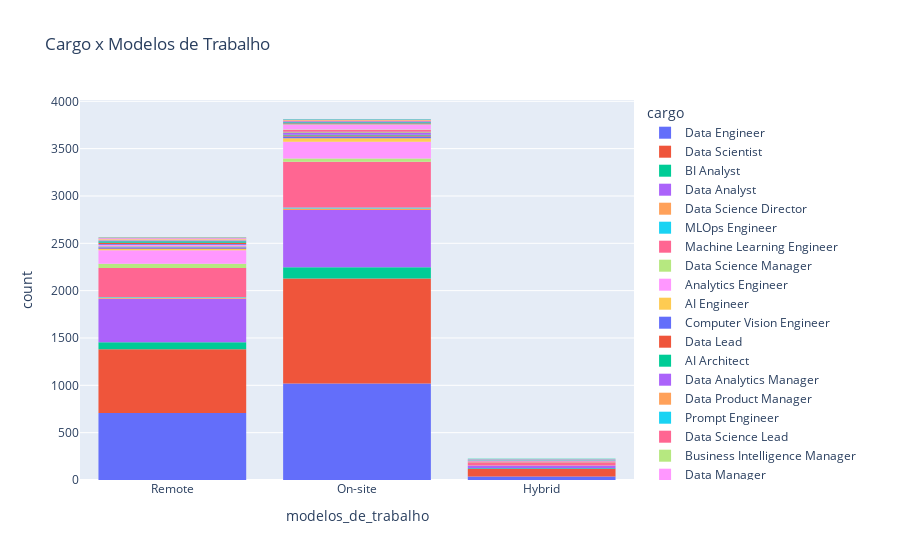

Notebook cell for this chart:
### Code cell
fig = px.histogram(df_ds_salaries, x='modelos_de_trabalho', color='cargo', title="Cargo x Modelos de Trabalho")

fig.show()

### Figure 1 — Plotly figure (JSON) as saved in the notebook; plotly's stock layout.template omitted (floating-point values rounded to 4 significant figures; data arrays with more than 128 entries replaced by an {"elided": "..."} marker saying what was removed)
{"data": [{"alignmentgroup": "True", "bingroup": "x", "hovertemplate": "cargo=Data Engineer<br>modelos_de_trabalho=%{x}<br>count=%{y}<extra></extra>", "legendgroup": "Data Engineer", "marker": {"color": "#636efa", "pattern": {"shape": ""}}, "name": "Data Engineer", "offsetgroup": "Data Engineer", "orientation": "v", "showlegend": true, "type": "histogram", "x": {"elided": "1763 str values"}, "xaxis": "x", "yaxis": "y"}, {"alignmentgroup": "True", "bingroup": "x", "hovertemplate": "cargo=Data Scientist<br>modelos_de_trabalho=%{x}<br>count=%{y}<extra></extra>", "legendgroup": "Data Scientist", "marker": {"color": "#EF553B", "pattern": {"shape": ""}}, "name": "Data Scientist", "offsetgroup": "Data Scientist", "orientation": "v", "showlegend": true, "type": "histogram", "x": {"elided": "1863 str values"}, "xaxis": "x", "yaxis": "y"}, {"alignmentgroup": "True", "bingroup": "x", "hovertemplate": "cargo=BI Analyst<br>modelos_de_trabalho=%{x}<br>count=%{y}<extra></extra>", "legendgroup": "BI Analyst", "marker": {"color": "#00cc96", "pattern": {"shape": ""}}, "name": "BI Analyst", "offsetgroup": "BI Analyst", "orientation": "v", "showlegend": true, "type": "histogram", "x": {"elided": "200 str values"}, "xaxis": "x", "yaxis": "y"}, {"alignmentgroup": "True", "bingroup": "x", "hovertemplate": "cargo=Data Analyst<br>modelos_de_trabalho=%{x}<br>count=%{y}<extra></extra>", "legendgroup": "Data Analyst", "marker": {"color": "#ab63fa", "pattern": {"shape": ""}}, "name": "Data Analyst", "offsetgroup": "Data Analyst", "orientation": "v", "showlegend": true, "type": "histogram", "x": {"elided": "1091 str values"}, "xaxis": "x", "yaxis": "y"}, {"alignmentgroup": "True", "bingroup": "x", "hovertemplate": "cargo=Data Science Director<br>modelos_de_trabalho=%{x}<br>count=%{y}<extra></extra>", "legendgroup": "Data Science Director", "marker": {"color": "#FFA15A", "pattern": {"shape": ""}}, "name": "Data Science Director", "offsetgroup": "Data Science Director", "orientation": "v", "showlegend": true, "type": "histogram", "x": ["On-site", "On-site", "Hybrid", "On-site", "On-site", "On-site", "On-site", "On-site", "On-site", "On-site", "On-site", "Remote", "Remote", "Remote", "Remote", "Remote", "Remote", "On-site", "On-site", "Remote", "Remote", "Remote", "Remote", "On-site", "On-site", "Hybrid", "Hybrid", "Hybrid", "On-site", "Remote", "On-site", "Hybrid", "On-site", "Remote", "Remote"], "xaxis": "x", "yaxis": "y"}, {"alignmentgroup": "True", "bingroup": "x", "hovertemplate": "cargo=MLOps Engineer<br>modelos_de_trabalho=%{x}<br>count=%{y}<extra></extra>", "legendgroup": "MLOps Engineer", "marker": {"color": "#19d3f3", "pattern": {"shape": ""}}, "name": "MLOps Engineer", "offsetgroup": "MLOps Engineer", "orientation": "v", "showlegend": true, "type": "histogram", "x": ["On-site", "On-site", "On-site", "On-site", "On-site", "On-site", "On-site", "On-site", "On-site", "On-site", "Remote", "Remote", "Remote", "Remote", "Remote"], "xaxis": "x", "yaxis": "y"}, {"alignmentgroup": "True", "bingroup": "x", "hovertemplate": "cargo=Machine Learning Engineer<br>modelos_de_trabalho=%{x}<br>count=%{y}<extra></extra>", "legendgroup": "Machine Learning Engineer", "marker": {"color": "#FF6692", "pattern": {"shape": ""}}, "name": "Machine Learning Engineer", "offsetgroup": "Machine Learning Engineer", "orientation": "v", "showlegend": true, "type": "histogram", "x": {"elided": "820 str values"}, "xaxis": "x", "yaxis": "y"}, {"alignmentgroup": "True", "bingroup": "x", "hovertemplate": "cargo=Data Science Manager<br>modelos_de_trabalho=%{x}<br>count=%{y}<extra></extra>", "legendgroup": "Data Science Manager", "marker": {"color": "#B6E880", "pattern": {"shape": ""}}, "name": "Data Science Manager", "offsetgroup": "Data Science Manager", "orientation": "v", "showlegend": true, "type": "histogram", "x": ["Remote", "Remote", "Remote", "Remote", "Remote", "Remote", "Remote", "Remote", "On-site", "On-site", "On-site", "On-site", "On-site", "On-site", "Remote", "Remote", "Remote", "Remote", "On-site", "On-site", "Remote", "Remote", "Remote", "Remote", "Remote", "Remote", "On-site", "On-site", "On-site", "On-site", "On-site", "On-site", "Remote", "Remote", "On-site", "On-site", "On-site", "On-site", "On-site", "On-site", "Remote", "Remote", "On-site", "On-site", "Remote", "Remote", "Hybrid", "Remote", "Hybrid", "Remote", "On-site", "On-site", "On-site", "On-site", "On-site", "On-site", "Remote", "Remote", "On-site", "On-site", "Remote", "Remote", "Remote", "Remote", "Remote", "Remote", "On-site", "On-site", "On-site", "On-site", "Remote", "Remote", "Remote", "Remote", "Remote", "Remote", "Remote", "On-site", "Remote", "On-site", "Remote", "Hybrid", "Remote", "Hybrid", "Remote", "Remote"], "xaxis": "x", "yaxis": "y"}, {"alignmentgroup": "True", "bingroup": "x", "hovertemplate": "cargo=Analytics Engineer<br>modelos_de_trabalho=%{x}<br>count=%{y}<extra></extra>", "legendgroup": "Analytics Engineer", "marker": {"color": "#FF97FF", "pattern": {"shape": ""}}, "name": "Analytics Engineer", "offsetgroup": "Analytics Engineer", "orientation": "v", "showlegend": true, "type": "histogram", "x": {"elided": "320 str values"}, "xaxis": "x", "yaxis": "y"}, {"alignmentgroup": "True", "bingroup": "x", "hovertemplate": "cargo=AI Engineer<br>modelos_de_trabalho=%{x}<br>count=%{y}<extra></extra>", "legendgroup": "AI Engineer", "marker": {"color": "#FECB52", "pattern": {"shape": ""}}, "name": "AI Engineer", "offsetgroup": "AI Engineer", "orientation": "v", "showlegend": true, "type": "histogram", "x": ["On-site", "On-site", "Remote", "Remote", "On-site", "On-site", "On-site", "On-site", "On-site", "On-site", "On-site", "On-site", "On-site", "On-site", "On-site", "On-site", "On-site", "On-site", "On-site", "On-site", "On-site", "On-site", "On-site", "On-site", "On-site", "On-site", "On-site", "On-site", "On-site", "On-site", "Remote", "Remote", "Remote", "On-site", "On-site", "On-site", "On-site", "Remote", "Remote", "On-site", "Remote", "Hybrid", "On-site", "On-site", "Remote", "Remote", "Remote", "Remote"], "xaxis": "x", "yaxis": "y"}, {"alignmentgroup": "True", "bingroup": "x", "hovertemplate": "cargo=Computer Vision Engineer<br>modelos_de_trabalho=%{x}<br>count=%{y}<extra></extra>", "legendgroup": "Computer Vision Engineer", "marker": {"color": "#636efa", "pattern": {"shape": ""}}, "name": "Computer Vision Engineer", "offsetgroup": "Computer Vision Engineer", "orientation": "v", "showlegend": true, "type": "histogram", "x": ["On-site", "On-site", "On-site", "On-site", "On-site", "On-site", "Remote", "On-site", "On-site", "On-site", "On-site", "On-site", "On-site", "On-site", "Remote", "On-site", "On-site", "Remote", "Remote", "On-site", "On-site", "On-site", "Remote", "Remote", "Hybrid", "Remote", "On-site", "Remote"], "xaxis": "x", "yaxis": "y"}, {"alignmentgroup": "True", "bingroup": "x", "hovertemplate": "cargo=Data Lead<br>modelos_de_trabalho=%{x}<br>count=%{y}<extra></extra>", "legendgroup": "Data Lead", "marker": {"color": "#EF553B", "pattern": {"shape": ""}}, "name": "Data Lead", "offsetgroup": "Data Lead", "orientation": "v", "showlegend": true, "type": "histogram", "x": ["On-site", "On-site", "On-site", "On-site", "On-site", "On-site", "Remote", "Remote", "On-site", "On-site", "On-site", "On-site", "On-site", "On-site", "Remote", "Remote"], "xaxis": "x", "yaxis": "y"}, {"alignmentgroup": "True", "bingroup": "x", "hovertemplate": "cargo=AI Architect<br>modelos_de_trabalho=%{x}<br>count=%{y}<extra></extra>", "legendgroup": "AI Architect", "marker": {"color": "#00cc96", "pattern": {"shape": ""}}, "name": "AI Architect", "offsetgroup": "AI Architect", "orientation": "v", "showlegend": true, "type": "histogram", "x": ["On-site", "On-site", "On-site", "On-site", "Remote", "Remote", "On-site", "On-site", "Remote", "Remote"], "xaxis": "x", "yaxis": "y"}, {"alignmentgroup": "True", "bingroup": "x", "hovertemplate": "cargo=Data Analytics Manager<br>modelos_de_trabalho=%{x}<br>count=%{y}<extra></extra>", "legendgroup": "Data Analytics Manager", "marker": {"color": "#ab63fa", "pattern": {"shape": ""}}, "name": "Data Analytics Manager", "offsetgroup": "Data Analytics Manager", "orientation": "v", "showlegend": true, "type": "histogram", "x": ["On-site", "On-site", "On-site", "On-site", "On-site", "On-site", "On-site", "On-site", "On-site", "On-site", "Remote", "Remote", "On-site", "On-site", "Remote", "Remote", "On-site", "On-site", "On-site", "On-site", "Hybrid", "On-site", "On-site", "Remote", "Remote", "Remote", "Remote", "On-site", "Remote", "On-site", "Remote"], "xaxis": "x", "yaxis": "y"}, {"alignmentgroup": "True", "bingroup": "x", "hovertemplate": "cargo=Data Product Manager<br>modelos_de_trabalho=%{x}<br>count=%{y}<extra></extra>", "legendgroup": "Data Product Manager", "marker": {"color": "#FFA15A", "pattern": {"shape": ""}}, "name": "Data Product Manager", "offsetgroup": "Data Product Manager", "orientation": "v", "showlegend": true, "type": "histogram", "x": ["On-site", "On-site", "Remote", "Remote", "On-site", "On-site", "Remote", "Remote", "On-site", "On-site", "On-site", "On-site"], "xaxis": "x", "yaxis": "y"}, {"alignmentgroup": "True", "bingroup": "x", "hovertemplate": "cargo=Prompt Engineer<br>modelos_de_trabalho=%{x}<br>count=%{y}<extra></extra>", "legendgroup": "Prompt Engineer", "marker": {"color": "#19d3f3", "pattern": {"shape": ""}}, "name": "Prompt Engineer", "offsetgroup": "Prompt Engineer", "orientation": "v", "showlegend": true, "type": "histogram", "x": ["On-site", "On-site", "On-site", "On-site"], "xaxis": "x", "yaxis": "y"}, {"alignmentgroup": "True", "bingroup": "x", "hovertemplate": "cargo=Data Science Lead<br>modelos_de_trabalho=%{x}<br>count=%{y}<extra></extra>", "legendgroup": "Data Science Lead", "marker": {"color": "#FF6692", "pattern": {"shape": ""}}, "name": "Data Science Lead", "offsetgroup": "Data Science Lead", "orientation": "v", "showlegend": true, "type": "histogram", "x": ["On-site", "On-site", "On-site", "On-site", "On-site", "On-site", "On-site", "On-site", "On-site", "On-site", "On-site", "On-site", "On-site", "On-site", "On-site", "On-site", "On-site", "On-site", "On-site", "On-site", "Hybrid", "Remote"], "xaxis": "x", "yaxis": "y"}, {"alignmentgroup": "True", "bingroup": "x", "hovertemplate": "cargo=Business Intelligence Manager<br>modelos_de_trabalho=%{x}<br>count=%{y}<extra></extra>", "legendgroup": "Business Intelligence Manager", "marker": {"color": "#B6E880", "pattern": {"shape": ""}}, "name": "Business Intelligence Manager", "offsetgroup": "Business Intelligence Manager", "orientation": "v", "showlegend": true, "type": "histogram", "x": ["On-site", "On-site", "On-site", "On-site", "Remote", "Remote"], "xaxis": "x", "yaxis": "y"}, {"alignmentgroup": "True", "bingroup": "x", "hovertemplate": "cargo=Data Manager<br>modelos_de_trabalho=%{x}<br>count=%{y}<extra></extra>", "legendgroup": "Data Manager", "marker": {"color": "#FF97FF", "pattern": {"shape": ""}}, "name": "Data Manager", "offsetgroup": "Data Manager", "orientation": "v", "showlegend": true, "type": "histogram", "x": ["On-site", "On-site", "On-site", "On-site", "Remote", "Remote", "On-site", "On-site", "On-site", "On-site", "Remote", "Remote", "On-site", "On-site", "On-site", "On-site", "On-site", "On-site", "On-site", "On-site", "On-site", "On-site", "On-site", "On-site", "On-site", "On-site", "On-site", "On-site", "On-site", "On-site", "On-site", "On-site", "Remote", "Remote", "On-site", "On-site", "On-site", "On-site", "On-site", "On-site", "Remote", "Remote", "On-site", "On-site", "On-site", "On-site", "On-site", "On-site", "On-site", "On-site", "On-site", "Remote", "On-site", "On-site", "On-site", "On-site", "On-site", "On-site", "Remote", "Remote", "On-site", "On-site", "Hybrid"], "xaxis": "x", "yaxis": "y"}, {"alignmentgroup": "True", "bingroup": "x", "hovertemplate": "cargo=Data Analytics Lead<br>modelos_de_trabalho=%{x}<br>count=%{y}<extra></extra>", "legendgroup": "Data Analytics Lead", "marker": {"color": "#FECB52", "pattern": {"shape": ""}}, "name": "Data Analytics Lead", "offsetgroup": "Data Analytics Lead", "orientation": "v", "showlegend": true, "type": "histogram", "x": ["On-site", "On-site", "Hybrid", "On-site", "On-site", "Remote"], "xaxis": "x", "yaxis": "y"}, {"alignmentgroup": "True", "bingroup": "x", "hovertemplate": "cargo=NLP Engineer<br>modelos_de_trabalho=%{x}<br>count=%{y}<extra></extra>", "legendgroup": "NLP Engineer", "marker": {"color": "#636efa", "pattern": {"shape": ""}}, "name": "NLP Engineer", "offsetgroup": "NLP Engineer", "orientation": "v", "showlegend": true, "type": "histogram", "x": ["On-site", "On-site", "Remote", "Remote", "On-site", "On-site", "On-site", "On-site", "Remote", "Remote", "Remote", "Remote", "Remote", "Remote", "Remote"], "xaxis": "x", "yaxis": "y"}, {"alignmentgroup": "True", "bingroup": "x", "hovertemplate": "cargo=AI Scientist<br>modelos_de_trabalho=%{x}<br>count=%{y}<extra></extra>", "legendgroup": "AI Scientist", "marker": {"color": "#EF553B", "pattern": {"shape": ""}}, "name": "AI Scientist", "offsetgroup": "AI Scientist", "orientation": "v", "showlegend": true, "type": "histogram", "x": ["On-site", "On-site", "Remote", "Remote", "On-site", "On-site", "Hybrid", "Hybrid", "Remote", "Remote", "Remote", "Remote", "Remote", "Remote", "On-site", "Remote", "Remote", "Hybrid", "Remote", "On-site", "Remote", "Hybrid"], "xaxis": "x", "yaxis": "y"}, {"alignmentgroup": "True", "bingroup": "x", "hovertemplate": "cargo=Head of Data<br>modelos_de_trabalho=%{x}<br>count=%{y}<extra></extra>", "legendgroup": "Head of Data", "marker": {"color": "#00cc96", "pattern": {"shape": ""}}, "name": "Head of Data", "offsetgroup": "Head of Data", "orientation": "v", "showlegend": true, "type": "histogram", "x": ["Remote", "Remote", "On-site", "On-site", "Remote", "Remote", "Remote", "Remote", "Remote", "On-site", "On-site", "On-site", "On-site", "Remote", "Remote", "Remote", "On-site", "On-site", "Remote", "Remote", "Remote", "On-site", "On-site", "Remote", "Remote", "Remote", "Remote", "Hybrid"], "xaxis": "x", "yaxis": "y"}, {"alignmentgroup": "True", "bingroup": "x", "hovertemplate": "cargo=AI Developer<br>modelos_de_trabalho=%{x}<br>count=%{y}<extra></extra>", "legendgroup": "AI Developer", "marker": {"color": "#ab63fa", "pattern": {"shape": ""}}, "name": "AI Developer", "offsetgroup": "AI Developer", "orientation": "v", "showlegend": true, "type": "histogram", "x": ["On-site", "On-site", "On-site", "On-site", "Remote", "Remote", "Remote", "Remote", "On-site", "On-site", "Hybrid", "Remote", "Hybrid", "On-site", "Remote", "On-site", "Hybrid", "On-site"], "xaxis": "x", "yaxis": "y"}, {"alignmentgroup": "True", "bingroup": "x", "hovertemplate": "cargo=Data Science Head<br>modelos_de_trabalho=%{x}<br>count=%{y}<extra></extra>", "legendgroup": "Data Science Head", "marker": {"color": "#FFA15A", "pattern": {"shape": ""}}, "name": "Data Science Head", "offsetgroup": "Data Science Head", "orientation": "v", "showlegend": true, "type": "histogram", "x": ["On-site", "On-site", "On-site", "On-site", "On-site", "On-site", "Hybrid", "Hybrid", "On-site", "On-site", "Remote", "Remote", "Hybrid", "On-site", "On-site"], "xaxis": "x", "yaxis": "y"}, {"alignmentgroup": "True", "bingroup": "x", "hovertemplate": "cargo=Machine Learning Manager<br>modelos_de_trabalho=%{x}<br>count=%{y}<extra></extra>", "legendgroup": "Machine Learning Manager", "marker": {"color": "#19d3f3", "pattern": {"shape": ""}}, "name": "Machine Learning Manager", "offsetgroup": "Machine Learning Manager", "orientation": "v", "showlegend": true, "type": "histogram", "x": ["Remote", "Remote", "Remote", "Hybrid"], "xaxis": "x", "yaxis": "y"}, {"alignmentgroup": "True", "bingroup": "x", "hovertemplate": "cargo=AI Research Engineer<br>modelos_de_trabalho=%{x}<br>count=%{y}<extra></extra>", "legendgroup": "AI Research Engineer", "marker": {"color": "#FF6692", "pattern": {"shape": ""}}, "name": "AI Research Engineer", "offsetgroup": "AI Research Engineer", "orientation": "v", "showlegend": true, "type": "histogram", "x": ["Remote", "Remote", "On-site", "Remote", "Remote"], "xaxis": "x", "yaxis": "y"}, {"alignmentgroup": "True", "bingroup": "x", "hovertemplate": "cargo=AWS Data Architect<br>modelos_de_trabalho=%{x}<br>count=%{y}<extra></extra>", "legendgroup": "AWS Data Architect", "marker": {"color": "#B6E880", "pattern": {"shape": ""}}, "name": "AWS Data Architect", "offsetgroup": "AWS Data Architect", "orientation": "v", "showlegend": true, "type": "histogram", "x": ["Remote"], "xaxis": "x", "yaxis": "y"}, {"alignmentgroup": "True", "bingroup": "x", "hovertemplate": "cargo=Lead Data Analyst<br>modelos_de_trabalho=%{x}<br>count=%{y}<extra></extra>", "legendgroup": "Lead Data Analyst", "marker": {"color": "#FF97FF", "pattern": {"shape": ""}}, "name": "Lead Data Analyst", "offsetgroup": "Lead Data Analyst", "orientation": "v", "showlegend": true, "type": "histogram", "x": ["On-site", "Hybrid", "Remote", "Remote", "Remote"], "xaxis": "x", "yaxis": "y"}, {"alignmentgroup": "True", "bingroup": "x", "hovertemplate": "cargo=Lead Data Scientist<br>modelos_de_trabalho=%{x}<br>count=%{y}<extra></extra>", "legendgroup": "Lead Data Scientist", "marker": {"color": "#FECB52", "pattern": {"shape": ""}}, "name": "Lead Data Scientist", "offsetgroup": "Lead Data Scientist", "orientation": "v", "showlegend": true, "type": "histogram", "x": ["Remote", "Remote", "Remote", "Hybrid", "On-site", "Remote", "Hybrid", "Hybrid", "Remote", "On-site"], "xaxis": "x", "yaxis": "y"}, {"alignmentgroup": "True", "bingroup": "x", "hovertemplate": "cargo=Data Analyst Lead<br>modelos_de_trabalho=%{x}<br>count=%{y}<extra></extra>", "legendgroup": "Data Analyst Lead", "marker": {"color": "#636efa", "pattern": {"shape": ""}}, "name": "Data Analyst Lead", "offsetgroup": "Data Analyst Lead", "orientation": "v", "showlegend": true, "type": "histogram", "x": ["Remote"], "xaxis": "x", "yaxis": "y"}, {"alignmentgroup": "True", "bingroup": "x", "hovertemplate": "cargo=AI Programmer<br>modelos_de_trabalho=%{x}<br>count=%{y}<extra></extra>", "legendgroup": "AI Programmer", "marker": {"color": "#EF553B", "pattern": {"shape": ""}}, "name": "AI Programmer", "offsetgroup": "AI Programmer", "orientation": "v", "showlegend": true, "type": "histogram", "x": ["On-site", "On-site", "Remote", "Remote", "On-site", "Remote"], "xaxis": "x", "yaxis": "y"}, {"alignmentgroup": "True", "bingroup": "x", "hovertemplate": "cargo=AI Product Manager<br>modelos_de_trabalho=%{x}<br>count=%{y}<extra></extra>", "legendgroup": "AI Product Manager", "marker": {"color": "#00cc96", "pattern": {"shape": ""}}, "name": "AI Product Manager", "offsetgroup": "AI Product Manager", "orientation": "v", "showlegend": true, "type": "histogram", "x": ["Hybrid"], "xaxis": "x", "yaxis": "y"}, {"alignmentgroup": "True", "bingroup": "x", "hovertemplate": "cargo=Lead Machine Learning Engineer<br>modelos_de_trabalho=%{x}<br>count=%{y}<extra></extra>", "legendgroup": "Lead Machine Learning Engineer", "marker": {"color": "#ab63fa", "pattern": {"shape": ""}}, "name": "Lead Machine Learning Engineer", "offsetgroup": "Lead Machine Learning Engineer", "orientation": "v", "showlegend": true, "type": "histogram", "x": ["Remote", "Remote", "Hybrid", "On-site"], "xaxis": "x", "yaxis": "y"}, {"alignmentgroup": "True", "bingroup": "x", "hovertemplate": "cargo=Data Quality Manager<br>modelos_de_trabalho=%{x}<br>count=%{y}<extra></extra>", "legendgroup": "Data Quality Manager", "marker": {"color": "#FFA15A", "pattern": {"shape": ""}}, "name": "Data Quality Manager", "offsetgroup": "Data Quality Manager", "orientation": "v", "showlegend": true, "type": "histogram", "x": ["On-site", "On-site"], "xaxis": "x", "yaxis": "y"}, {"alignmentgroup": "True", "bingroup": "x", "hovertemplate": "cargo=Data Product Owner<br>modelos_de_trabalho=%{x}<br>count=%{y}<extra></extra>", "legendgroup": "Data Product Owner", "marker": {"color": "#19d3f3", "pattern": {"shape": ""}}, "name": "Data Product Owner", "offsetgroup": "Data Product Owner", "orientation": "v", "showlegend": true, "type": "histogram", "x": ["On-site", "On-site", "On-site", "On-site"], "xaxis": "x", "yaxis": "y"}, {"alignmentgroup": "True", "bingroup": "x", "hovertemplate": "cargo=Analytics Engineering Manager<br>modelos_de_trabalho=%{x}<br>count=%{y}<extra></extra>", "legendgroup": "Analytics Engineering Manager", "marker": {"color": "#FF6692", "pattern": {"shape": ""}}, "name": "Analytics Engineering Manager", "offsetgroup": "Analytics Engineering Manager", "orientation": "v", "showlegend": true, "type": "histogram", "x": ["Hybrid"], "xaxis": "x", "yaxis": "y"}, {"alignmentgroup": "True", "bingroup": "x", "hovertemplate": "cargo=Autonomous Vehicle Technician<br>modelos_de_trabalho=%{x}<br>count=%{y}<extra></extra>", "legendgroup": "Autonomous Vehicle Technician", "marker": {"color": "#B6E880", "pattern": {"shape": ""}}, "name": "Autonomous Vehicle Technician", "offsetgroup": "Autonomous Vehicle Technician", "orientation": "v", "showlegend": true, "type": "histogram", "x": ["Hybrid", "Hybrid"], "xaxis": "x", "yaxis": "y"}, {"alignmentgroup": "True", "bingroup": "x", "hovertemplate": "cargo=Computer Vision Software Engineer<br>modelos_de_trabalho=%{x}<br>count=%{y}<extra></extra>", "legendgroup": "Computer Vision Software Engineer", "marker": {"color": "#FF97FF", "pattern": {"shape": ""}}, "name": "Computer Vision Software Engineer", "offsetgroup": "Computer Vision Software Engineer", "orientation": "v", "showlegend": true, "type": "histogram", "x": ["Remote", "Remote", "Remote", "Remote", "Hybrid"], "xaxis": "x", "yaxis": "y"}, {"alignmentgroup": "True", "bingroup": "x", "hovertemplate": "cargo=Manager Data Management<br>modelos_de_trabalho=%{x}<br>count=%{y}<extra></extra>", "legendgroup": "Manager Data Management", "marker": {"color": "#FECB52", "pattern": {"shape": ""}}, "name": "Manager Data Management", "offsetgroup": "Manager Data Management", "orientation": "v", "showlegend": true, "type": "histogram", "x": ["Remote"], "xaxis": "x", "yaxis": "y"}, {"alignmentgroup": "True", "bingroup": "x", "hovertemplate": "cargo=Data Science Tech Lead<br>modelos_de_trabalho=%{x}<br>count=%{y}<extra></extra>", "legendgroup": "Data Science Tech Lead", "marker": {"color": "#636efa", "pattern": {"shape": ""}}, "name": "Data Science Tech Lead", "offsetgroup": "Data Science Tech Lead", "orientation": "v", "showlegend": true, "type": "histogram", "x": ["Hybrid"], "xaxis": "x", "yaxis": "y"}, {"alignmentgroup": "True", "bingroup": "x", "hovertemplate": "cargo=Data Scientist Lead<br>modelos_de_trabalho=%{x}<br>count=%{y}<extra></extra>", "legendgroup": "Data Scientist Lead", "marker": {"color": "#EF553B", "pattern": {"shape": ""}}, "name": "Data Scientist Lead", "offsetgroup": "Data Scientist Lead", "orientation": "v", "showlegend": true, "type": "histogram", "x": ["Remote", "Hybrid"], "xaxis": "x", "yaxis": "y"}, {"alignmentgroup": "True", "bingroup": "x", "hovertemplate": "cargo=Lead Data Engineer<br>modelos_de_trabalho=%{x}<br>count=%{y}<extra></extra>", "legendgroup": "Lead Data Engineer", "marker": {"color": "#00cc96", "pattern": {"shape": ""}}, "name": "Lead Data Engineer", "offsetgroup": "Lead Data Engineer", "orientation": "v", "showlegend": true, "type": "histogram", "x": ["Remote", "On-site", "Hybrid", "Remote", "Remote", "Hybrid"], "xaxis": "x", "yaxis": "y"}, {"alignmentgroup": "True", "bingroup": "x", "hovertemplate": "cargo=Cloud Data Architect<br>modelos_de_trabalho=%{x}<br>count=%{y}<extra></extra>", "legendgroup": "Cloud Data Architect", "marker": {"color": "#ab63fa", "pattern": {"shape": ""}}, "name": "Cloud Data Architect", "offsetgroup": "Cloud Data Architect", "orientation": "v", "showlegend": true, "type": "histogram", "x": ["Hybrid"], "xaxis": "x", "yaxis": "y"}], "layout": {"barmode": "relative", "legend": {"title": {"text": "cargo"}, "tracegroupgap": 0}, "title": {"text": "Cargo x Modelos de Trabalho"}, "xaxis": {"anchor": "y", "domain": [0, 1], "title": {"text": "modelos_de_trabalho"}}, "yaxis": {"anchor": "x", "domain": [0, 1], "title": {"text": "count"}}}}
